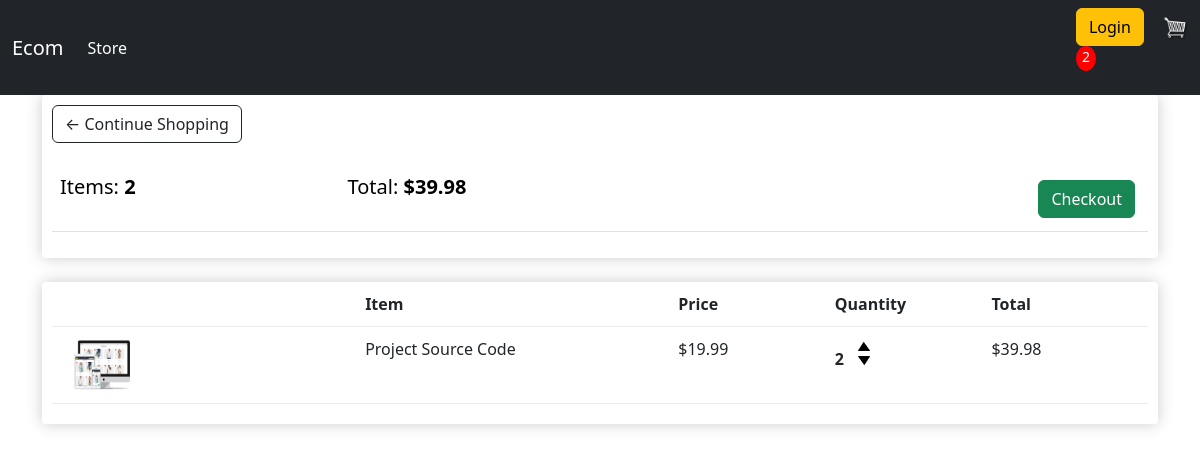
The app's page /cart/ (signed in) with its own data.
### store/models.py (models this page shows, shortened)
class Order(models.Model):
    customer = models.ForeignKey(Customer, on_delete=models.SET_NULL, null=True, blank=True)
    date_ordered = models.DateTimeField(auto_now_add=True)
    complete = models.BooleanField(default=False)
    transaction_id = models.CharField(max_length=100, null=True)
    @property
    def get_cart_total(self):
        orderitems = self.orderitem_set.all()
        total = sum([item.get_total for item in orderitems ])
        return total
    @property
    def get_cart_items(self):
        orderitems = self.orderitem_set.all()
        total = sum([item.quantity for item in orderitems ])
        return total

class OrderItem(models.Model):
    product = models.ForeignKey(Product, on_delete=models.SET_NULL, null=True)
    order = models.ForeignKey(Order, on_delete=models.SET_NULL, null=True)
    quantity = models.IntegerField(default=0, null=True, blank=True)
    date_added = models.DateTimeField(auto_now_add=True)
    @property
    def get_total(self):
        total = self.product.price *self.quantity
        return total

class Product(models.Model):
    name = models.CharField(max_length=200)
    price = models.DecimalField(max_digits=8, decimal_places=2)
    digital = models.BooleanField(default=False, null=True, blank=True)
    image = models.ImageField(null=True, blank=True)
    @property
    def imageURL(self):
        try:
            url = self.image.url
        except:
            url = ''
        return url

### store/views.py (the view)
# urls.py: path('cart/', views.cart, name='cart'),
def cart(request):
    data = cartData(request)
    cartItem = data['cartItem']
    order = data['order']
    items = data['items']
    context ={'items':items, 'order':order, 'cartItem':cartItem}
    return render(request, 'store/cart.html', context)

### store/utils.py (called while the page is built)
def cartData(request):
    if request.user.is_authenticated:
        customer = request.user.customer
        order, created = Order.objects.get_or_create(customer=customer, complete=False)
        items = order.orderitem_set.all()
        cartItem = order.get_cart_items
    else:
        cookieData = cookieCart()
        cartItem = cookieData['cartItem']
    return {'cartItem':cartItem, 'order':order, 'items':items}

### store/templates/store/cart.html
{% extends 'store/main.html'%}
{% load static %}
{% block content %}
    <div class="row">
        <div class="col-lg-12">
            <div class="box-element">
                <a  class="btn btn-outline-dark" href="{% url 'store' %}">&#x2190; Continue Shopping</a>
                <br>
                <br>
                <table class="table">
                    <tr>
                        <th><h5>Items: <strong>{{order.get_cart_items}}</strong></h5></th>
                        <th><h5>Total:<strong> ${{order.get_cart_total}}</strong></h5></th>
                        <th>
                            <a  style="float:right; margin:5px;" class="btn btn-success" href="{% url 'checkout' %}">Checkout</a>
                        </th>
                    </tr>
                </table>
            </div>
            <br>
            <div class="box-element">
                <div class="cart-row">
                    <div style="flex:2"></div>
                    <div style="flex:2"><strong>Item</strong></div>
                    <div style="flex:1"><strong>Price</strong></div>
                    <div style="flex:1"><strong>Quantity</strong></div>
                    <div style="flex:1"><strong>Total</strong></div>
                </div>
                {% for item in items %}
                <div class="cart-row">
                    <div style="flex:2"><img class="row-image" src="{{ item.product.imageURL }}"></div>
                    <div style="flex:2"><p>{{ item.product.name }}</p></div>
                    <div style="flex:1"><p>${{ item.product.price|floatformat:2 }}</p></div>
                    <div style="flex:1">
                        <p class="quantity">{{item.quantity }}</p>
                        <div class="quantity">
                            <img data-product={{item.product.id}} data-action="add" class="chg-quantity update-cart" src="{% static  'images/arrow-up.png' %}">
                            <img data-product={{item.product.id}} data-action="remove" class="chg-quantity update-cart" src="{% static  'images/arrow-down.png' %}">
                        </div>
                    </div>
                    <div style="flex:1"><p>${{item.get_total}}</p></div>
                </div>
                {% endfor %}
        </div>
    </div>
{% endblock content %}

### static/css/main.css (style rules this page uses)
body { background-color: hsl(0, 0%, 98%); }
h1,h2,h3,h4,h5,h6 { color:hsl(0, 0%, 30%); }
.box-element { box-shadow:hsl(0, 0%, 80%) 0 0 16px; background-color: #fff; border-radius: 4px; padding: 10px; }
.col-lg-4, .col-lg-6, .col-lg-8, .col-lg-12 { margin-top: 10px; }
.btn { border-radius: 0; }
.row-image { width: 100px; }
.cart-row { display: flex; align-items: flex-stretch; padding-bottom: 10px; margin-bottom: 10px; border-bottom: 1px solid #ececec; }
.quantity { display: inline-block; font-weight: 700; padding-right:10px; }
.chg-quantity { width: 12px; cursor: pointer; display: block; margin-top: 5px; transition:.1s; }

### records on screen
Order: get_cart_items "2", get_cart_total "39.98"
OrderItem: product.imageURL (picture), product.name "Project Source Code", product.price "19.99", quantity "2", get_total "39.98"

### other values on screen
{{ cartItem }} "2"
